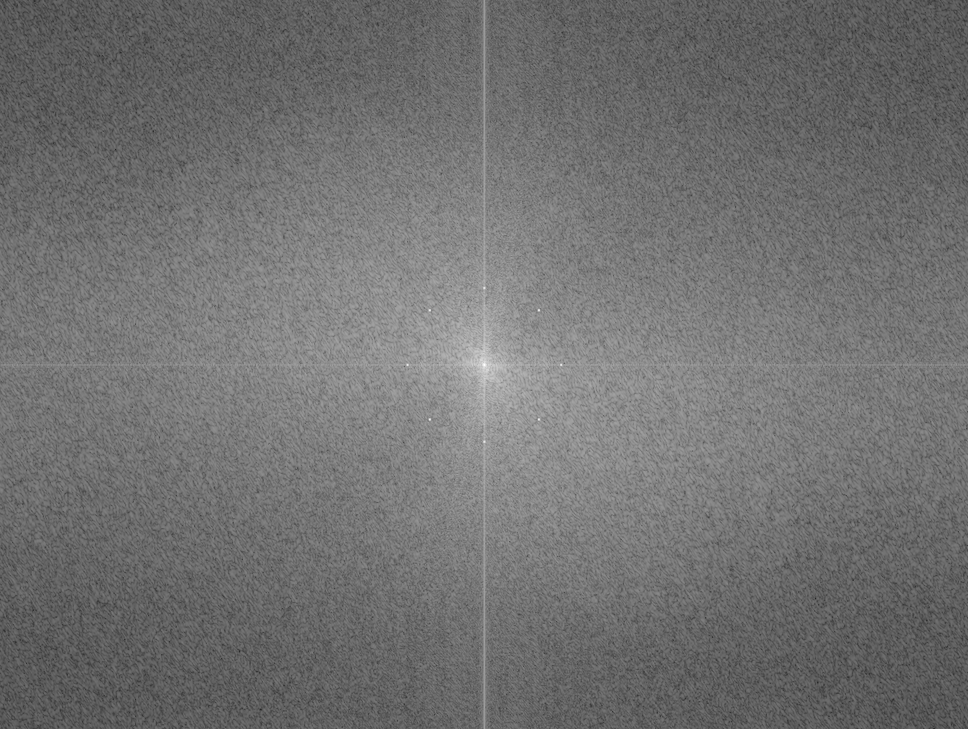
%> input picture noise_added_spec.png, 968 x 729 px, shrunk from 1260 x 948 before the run
$ octave filters_Copy.m   (GNU Octave 9; MATLAB toolbox functions it lacks are replaced by stand-ins)
%> lines starting %> are read from the running program, lines starting %| are printed output that depends on the picture
%--------------------------------------------------
%Part II
%Construct three types of band-reject filter
%Ideal, Butterworth, Gaussian
%Cutoff frequency D0=100, width W=8
%For Butterworth order n=4
%--------------------------------------------------
F=imread('noise_added_spec.png');
%> F is the input picture: size 729x968 uint8; min 33, max 255, mean 112.8
im_size=size(F); % Obtain the size of the image
%> im_size = [729 968]
P=2*im_size(1);Q=2*im_size(2); % Optaining padding parameters
%> after `P=2*im_size(1)`: P = 1458
%> after `Q=2*im_size(2)`: Q = 1936
FTIm=fft2(double(F),P,Q); % FT with padded size
D0 = 100; W=8;
Filter_ideal = band_reject_filters('ideal', P, Q, D0,W);
Filter_btw = band_reject_filters('btw', P, Q, D0,W);
Filter_gaussian = band_reject_filters('gaussian', P, Q, D0,W);
%center the filter
Ff_ideal=fftshift(Filter_ideal);
figure(1)
imshow(Ff_ideal,[]);
title('ideal')
imwrite(Ff_ideal,'ideal_.png');

Ff_btw=fftshift(Filter_btw);
figure(2)
imshow(Ff_btw,[]);
title('btw')
imwrite(Ff_btw,'btw_.png');

Ff_gaussian=fftshift(Filter_gaussian);
figure(3)
imshow(Ff_gaussian,[]);
title('gaussian')
imwrite(Ff_gaussian,'gaussian_.png');
                    %--------------
                    %QUESTION6
                    %--------------
%create the filters are of same size as image
%when apply the filter to the noise spectrum, will resize the filters as
%same as the spectrum size such that can do element-wise multiplication
%{
function H_out = band_reject_filters(filter_type, P, Q, D0,W)
m=P/2;n=Q/2;
D=zeros(P,Q);
for i=1:P
    for j=1:Q
        D(i,j)=sqrt((i-m)^2+(j-n)^2);
    end
end
switch filter_type
    case 'ideal'
        H2=double(D<=D0+W/2);
        H1=double(D<=D0-W/2);
        H_out=1-(H2-H1);
    case 'btw'
        H_out = 1./(1 + (D.*W./(D.^2-D0^2)).^(2*4));
    case 'gaussian'
        H_out = 1-exp(-((D.^2-D0^2)./(D.*W)).^2);
end
end
%}
                    %--------------
                    %QUESTION7
                    %--------------
Fim=fftshift(FTIm); % move the origin of the FT to the center
FTI=log(1+abs(Fim));
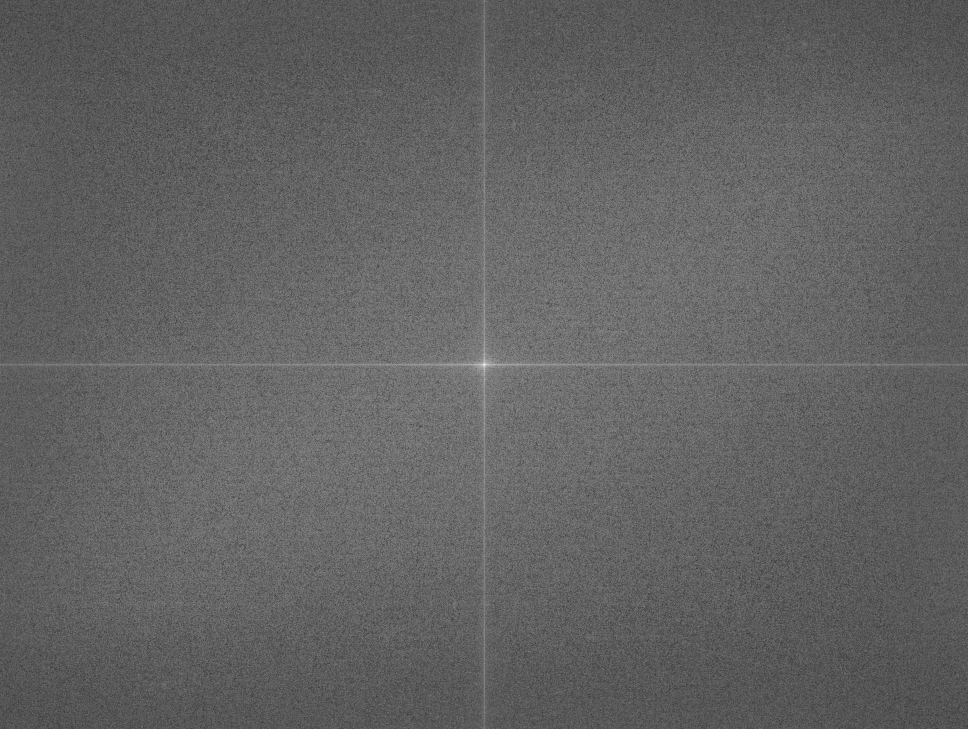
%> FTI: size 1458x1936 double (shown at 1/2 size); min 1.79, max 18.19, mean 8.12; drawn with min black and max white
FTI_norm=double(mat2gray(FTI)*255);
figure(4)
imshow(FTI_norm,[]);
imwrite(uint8(FTI_norm),'noise_spec.png');
title('original spec');

ideal_filtered_spec=uint8(Ff_ideal.*FTI_norm);
figure(5)
imshow(ideal_filtered_spec,[]);
imwrite(ideal_filtered_spec,'ideal_filtered_spec.png');
title('ideal filtered spec');

btw_filtered_spec=uint8(Ff_btw.*FTI_norm);
figure(6)
imshow(btw_filtered_spec,[]);
imwrite(btw_filtered_spec,'btw_filtered_spec.png');
title('btw filtered spec');

gaussian_filtered_spec=uint8(Ff_gaussian.*FTI_norm);
figure(7)
imshow(gaussian_filtered_spec,[]);
imwrite(gaussian_filtered_spec,'gaussian_filtered_spec.png');
title('gaussian filtered spec');
                    %--------------
                    %QUESTION8
                    %--------------
ideal_image=uint8(abs(ifft2(Ff_ideal.*Fim))); % multiply the FT of
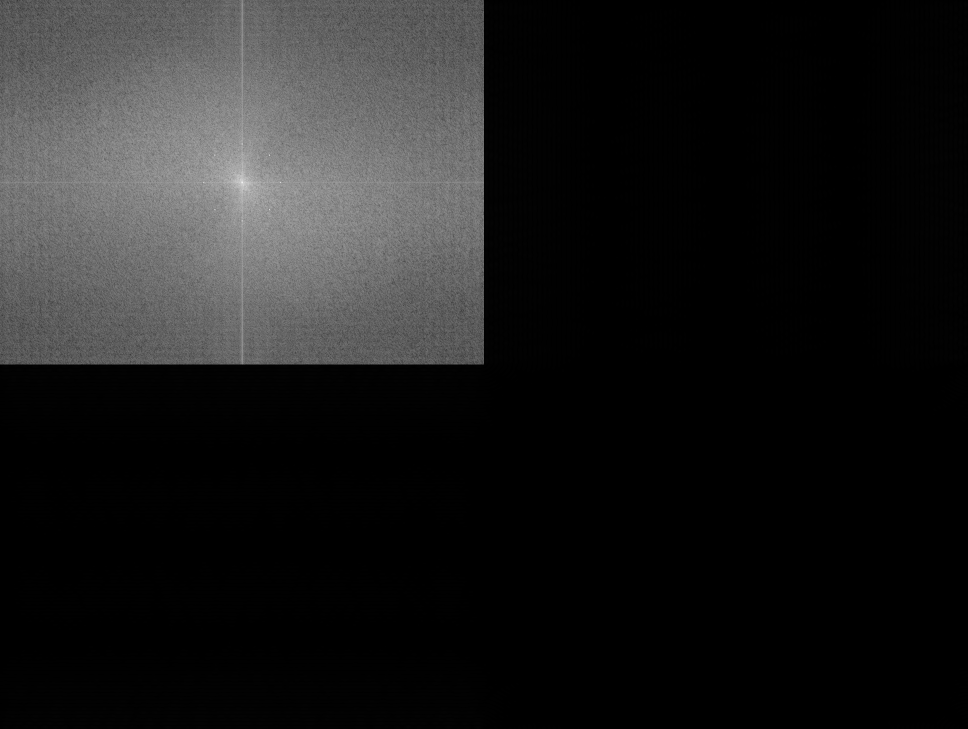
%> ideal_image: size 1458x1936 uint8 (shown at 1/2 size); min 0, max 252, mean 28.5
ideal_image=ideal_image(1:im_size(1), 1:im_size(2));
%> ideal_image: size 729x968 uint8
figure(8)
imshow(ideal_image,[]);
title('ideal image');
imwrite(ideal_image,'ideal_image.png');

btw_image=uint8(abs(ifft2(Ff_btw.*Fim))); % multiply the FT of
btw_image=btw_image(1:im_size(1), 1:im_size(2));
%> btw_image: size 729x968 uint8
figure(9)
imshow(btw_image,[]);
title('btw image');
imwrite(btw_image,'btw_image.png');

gaussian_image=uint8(abs(ifft2(Ff_gaussian.*Fim))); % multiply the FT of
gaussian_image=gaussian_image(1:im_size(1), 1:im_size(2));
%> gaussian_image: size 729x968 uint8
figure(10)
imshow(gaussian_image,[]);
title('gaussian image');
imwrite(gaussian_image,'gaussian_image.png');

function H_out = band_reject_filters(filter_type, P, Q, D0,W)
%  Developing frequency domain coordinates
u = 0:(P-1);
v = 0:(Q-1);

idx = find(u > P/2);
u(idx) = u(idx) - P;
idy = find(v > Q/2);
v(idy) = v(idy) - Q;
% Compute the meshgrid coordinates
[V, U] = meshgrid(v, u);
% Compute the istance matrix
D = sqrt(U.^2 + V.^2);

% Begin fiter computations.
switch filter_type
    case 'ideal'
        H2=double(D<=D0+W/2);
        H1=double(D<=D0-W/2);
        H_out=1-(H2-H1);
    case 'btw'
        H_out = 1./(1 + (D.*W./(D.^2-D0^2)).^(2*4));
    case 'gaussian'
        H_out = 1-exp(-((D.^2-D0^2)./(D.*W)).^2);
    otherwise
       error('Unknown filter type.')
end
end
